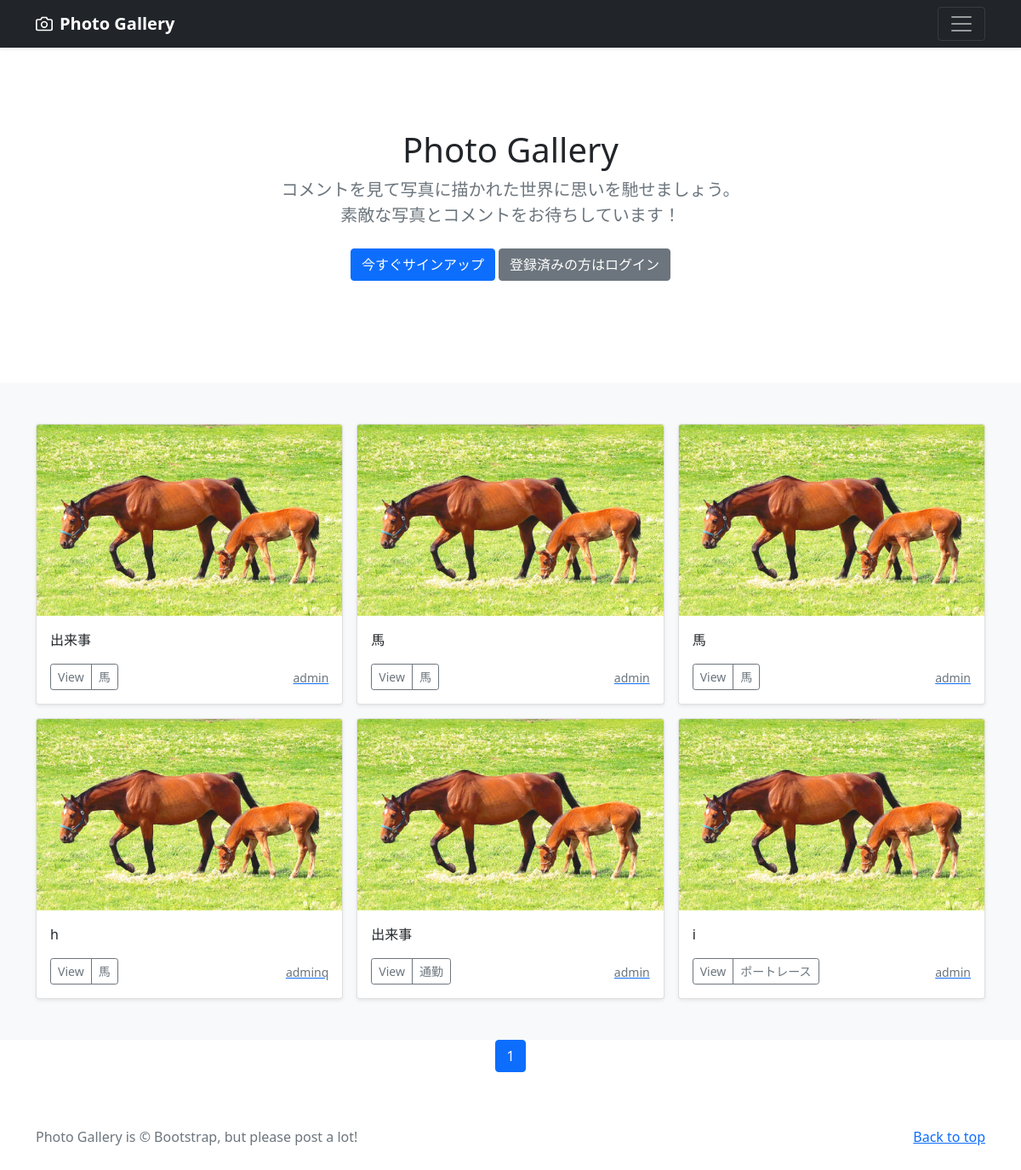
The page / on the database its author committed.
### photo/models.py (models this page shows, shortened)
class PhotoPost(models.Model):
    user=models.ForeignKey(
        CustomUser,
        verbose_name='ユーザー',
        on_delete=models.CASCADE
    )
    category=models.ForeignKey(
        Category,
        verbose_name='カテゴリ',
        on_delete=models.PROTECT
    )
    title=models.CharField(
        verbose_name='タイトル',
        max_length=200
    )
    comment=models.TextField(
        verbose_name='コメント',
    )
    image1=models.ImageField(
        verbose_name='イメージ1',
        upload_to='photos'
    )
    image2=models.ImageField(
        verbose_name='イメージ2',
        upload_to='photos',
        blank=True,
        null=True
    )
    posted_at=models.DateTimeField(
        verbose_name='投稿日時',
        auto_now_add=True
    )

class Category(models.Model):
    title = models.CharField(
        verbose_name='カテゴリ',
        max_length=20)

### accounts/models.py (models this page shows)
class CustomUser(AbstractUser):
    pass

### photo/views.py (the view)
# urls.py: path('',views.IndexView.as_view(),name='index'),
class IndexView(ListView):
    template_name ='index.html'
    queryset = PhotoPost.objects.order_by('-posted_at')
    paginate_by = 9

### photo/templates/index.html (shortened to what this page needs)
{% extends 'base.html' %}
      {% block contents %}
      {% include "photos_title.html" %}
      {% include "photos_list.html" %}
      {% include "pagination.html" %}
      {% endblock %}

### photo/templates/photos_list.html (shortened to what this page needs)
  <div class="album py-5 bg-light">
    <div class="container">
      <div class="row row-cols-1 row-cols-sm-2 row-cols-md-3 g-3">
        {% for record in object_list %}
        <div class="col">
          <div class="card shadow-sm">
            <img src="{{ record.image1.url }}"
                 class="bd-placeholder-img card-img-top"
                 width="100%" height="225"
                 xmlns="http://www.w3.org/2000/svg"
                 role="img" aria-label="Placeholder: Thumbnail"
                 preserveAspectRatio="xMidYMid slice"
                 focusable="false">
                 <rect width="100%" height="100%" fill="#55595c"/>
            <div class="card-body">
              <p class="card-text">
                {{record.title}}
              </p>
              <div class="d-flex justify-content-between align-items-center">
                <div class="btn-group">
                  <button type="button"
                          class="btn btn-sm btn-outline-secondary"
onclick="location.href='{% url 'photo:photo_detail' record.pk %}'">
                          View</button>
                  <button type="button"
                          class="btn btn-sm btn-outline-secondary"
onclick="location.href='{% url 'photo:photos_cat' category=record.category.id %}'">
                          {{record.category.title}}</button>
                </div>
                <a href="{% url 'photo:user_list' user=record.user.id %}">
                  <small class="text-muted">
                    {{record.user.username}}</small>
                </a>
              </div>
            </div>
          </div>
        </div>
        {% endfor %}
      </div>
    </div>
  </div>

### photo/templates/base.html (style rules this page uses)
.bd-placeholder-img { font-size: 1.125rem; text-anchor: middle; -webkit-user-select: none; -moz-user-select: none; user-select: none; }

### rows shown on the page
PhotoPost: image1 (picture), title "出来事", category "馬", user.username "admin"
PhotoPost: image1 (picture), title "馬", category "馬", user.username "admin"
PhotoPost: image1 (picture), title "馬", category "馬", user.username "admin"
PhotoPost: image1 (picture), title "h", category "馬", user.username "adminq"
PhotoPost: image1 (picture), title "出来事", category "通勤", user.username "admin"
PhotoPost: image1 (picture), title "i", category "ポートレース", user.username "admin"

### other values the page prints
{{ num }} "1"
